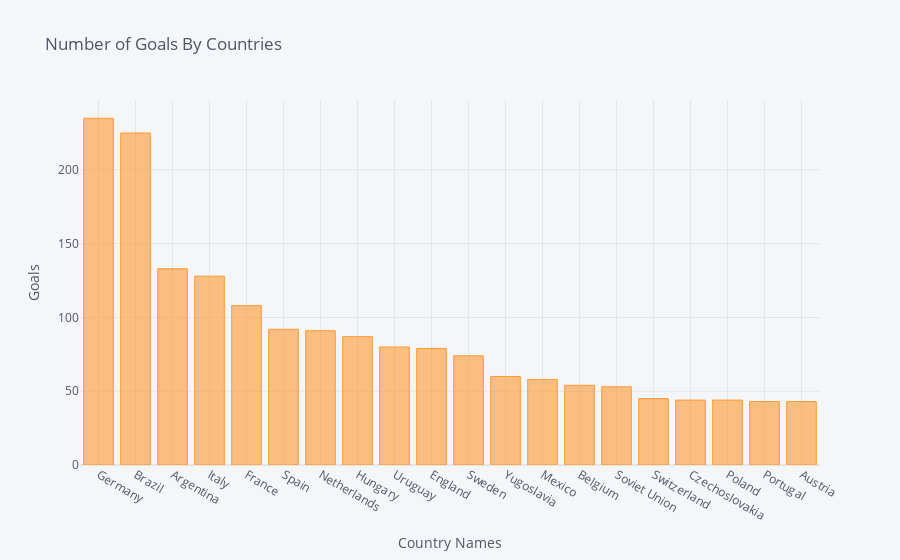

Write notebook code for a chart like this one.
### Code cell
goals[:20].iplot(kind='bar', xTitle='Country Names', yTitle='Goals', title='Number of Goals By Countries')

### Figure 1 — Plotly figure (JSON) as saved in the notebook; plotly's stock layout.template omitted (floating-point values rounded to 4 significant figures)
{"data": [{"marker": {"color": "rgba(255, 153, 51, 0.6)", "line": {"color": "rgba(255, 153, 51, 1.0)", "width": 1}}, "name": "Goals", "orientation": "v", "text": "", "type": "bar", "x": ["Germany", "Brazil", "Argentina", "Italy", "France", "Spain", "Netherlands", "Hungary", "Uruguay", "England", "Sweden", "Yugoslavia", "Mexico", "Belgium", "Soviet Union", "Switzerland", "Czechoslovakia", "Poland", "Portugal", "Austria"], "y": [235, 225, 133, 128, 108, 92, 91, 87, 80, 79, 74, 60, 58, 54, 53, 45, 44, 44, 43, 43]}], "layout": {"autosize": true, "legend": {"bgcolor": "#F5F6F9", "font": {"color": "#4D5663"}}, "paper_bgcolor": "#F5F6F9", "plot_bgcolor": "#F5F6F9", "title": {"font": {"color": "#4D5663"}, "text": "Number of Goals By Countries"}, "xaxis": {"autorange": true, "gridcolor": "#E1E5ED", "range": [-0.5, 19.5], "showgrid": true, "tickfont": {"color": "#4D5663"}, "title": {"font": {"color": "#4D5663"}, "text": "Country Names"}, "type": "category", "zerolinecolor": "#E1E5ED"}, "yaxis": {"autorange": true, "gridcolor": "#E1E5ED", "range": [0, 247.4], "showgrid": true, "tickfont": {"color": "#4D5663"}, "title": {"font": {"color": "#4D5663"}, "text": "Goals"}, "type": "linear", "zerolinecolor": "#E1E5ED"}}}
